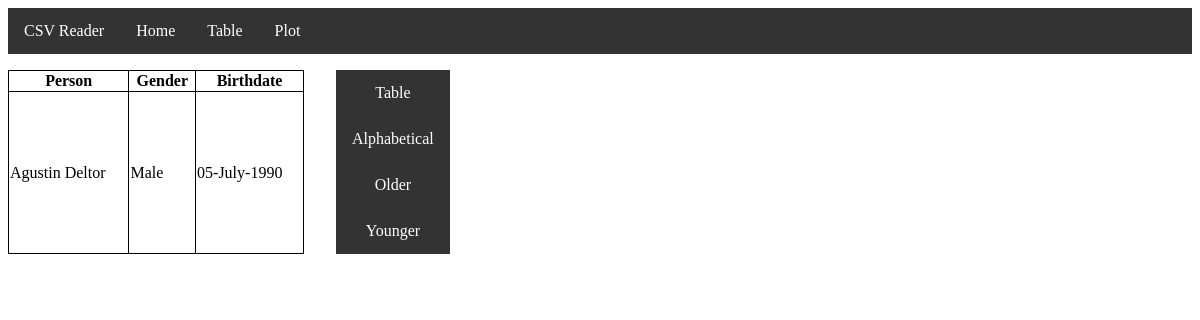
Page /alphabetical on the earlier database version.
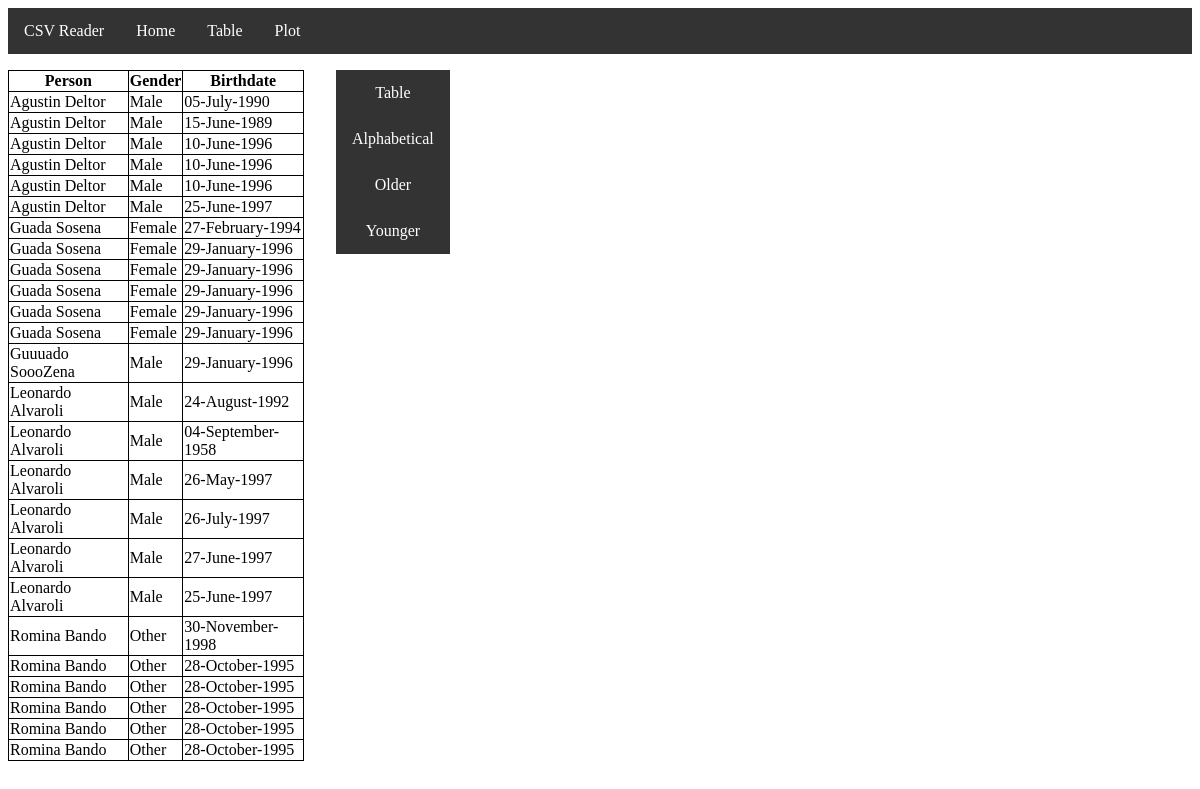
Same page on the later database version.
### gview/models.py (models this page shows)
class Person(models.Model):
    name = models.CharField(max_length=128)
    birthdate = models.DateTimeField()
    created_at = models.DateTimeField(auto_now_add=True)
    updated_at = models.DateTimeField(auto_now=True)
    class Gender(models.TextChoices):
        MALE = 'M', _('Male')
        FEMALE = 'F', _('Female')
        OTHER = 'O', _('Other')
    gender = models.CharField(max_length=1, choices= Gender.choices)
    def __str__(self):
        return self.name
    def getGender(self):
        return Person.Gender(self.gender).label
    def getBirthdate(self):
        return self.birthdate.strftime("%d-%B-%Y")

### gview/views.py (the view)
# urls.py: path('alphabetical', views.Alphabetically.as_view(), name='alphabetical'),
class Alphabetically(View):
    def get(self, request):
        names = Person.objects.order_by('name')
        return render(request, 'alphabetical.html', {'names': names})

### templates/alphabetical.html (shortened to what this page needs)
{% load static %}
{% include 'navbar.html' %}
<html>
<head>
</head>
    <font size="2" face="Tahoma" >
    <div class="upper">
        <table border="1"; width="25%";>
            <thead>
                <th>Person</th>
                <th>Gender</th>
                <th>Birthdate</th>
            </thead>
            {% for k in names  %}
            <tr>
                <td>{{k}}</td>
                <td>{{k.getGender}}</td>
                <td>{{k.getBirthdate}}</td>
            </tr>
            {% endfor %}
        </table>
        <div class="botones">
            <a class="form-submit-button" href="table">Table</a>
            <a href="alphabetical">Alphabetical</a>
            <a href="older">Older</a>
            <a href="younger">Younger</a>
        </div>
    </div>
    </font>
</html>

Differences in the rows shown:
added Person: name "Agustin Deltor", getGender "Male", getBirthdate "15-June-1989"
added Person: name "Agustin Deltor", getGender "Male", getBirthdate "10-June-1996"
added Person: name "Agustin Deltor", getGender "Male", getBirthdate "10-June-1996"
added Person: name "Agustin Deltor", getGender "Male", getBirthdate "10-June-1996"
added Person: name "Agustin Deltor", getGender "Male", getBirthdate "25-June-1997"
added Person: name "Guada Sosena", getGender "Female", getBirthdate "27-February-1994"
added Person: name "Guada Sosena", getGender "Female", getBirthdate "29-January-1996"
added Person: name "Guada Sosena", getGender "Female", getBirthdate "29-January-1996"
added Person: name "Guada Sosena", getGender "Female", getBirthdate "29-January-1996"
added Person: name "Guada Sosena", getGender "Female", getBirthdate "29-January-1996"
added Person: name "Guada Sosena", getGender "Female", getBirthdate "29-January-1996"
added Person: name "Guuuado SoooZena", getGender "Male", getBirthdate "29-January-1996"
added Person: name "Leonardo Alvaroli", getGender "Male", getBirthdate "24-August-1992"
added Person: name "Leonardo Alvaroli", getGender "Male", getBirthdate "04-September-1958"
added Person: name "Leonardo Alvaroli", getGender "Male", getBirthdate "26-May-1997"
added Person: name "Leonardo Alvaroli", getGender "Male", getBirthdate "26-July-1997"
added Person: name "Leonardo Alvaroli", getGender "Male", getBirthdate "27-June-1997"
added Person: name "Leonardo Alvaroli", getGender "Male", getBirthdate "25-June-1997"
added Person: name "Romina Bando", getGender "Other", getBirthdate "30-November-1998"
added Person: name "Romina Bando", getGender "Other", getBirthdate "28-October-1995"
added Person: name "Romina Bando", getGender "Other", getBirthdate "28-October-1995"
added Person: name "Romina Bando", getGender "Other", getBirthdate "28-October-1995"
added Person: name "Romina Bando", getGender "Other", getBirthdate "28-October-1995"
added Person: name "Romina Bando", getGender "Other", getBirthdate "28-October-1995"
